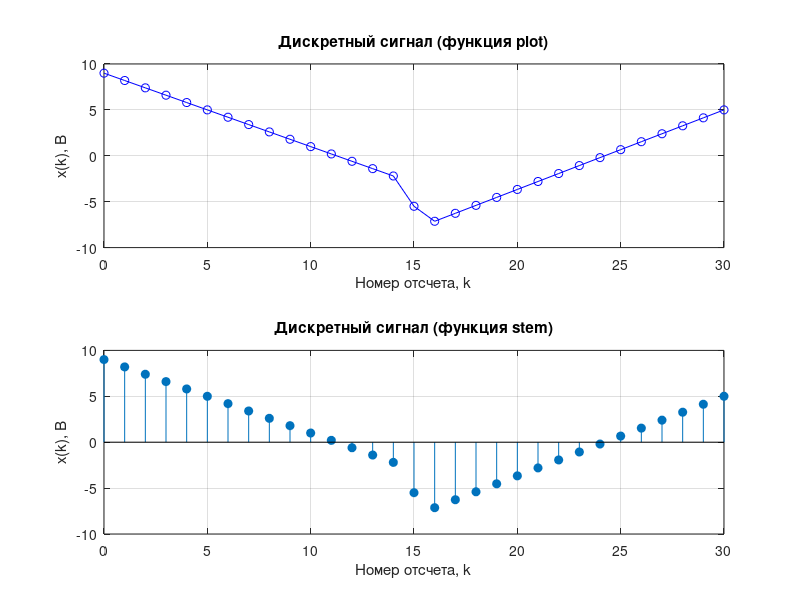
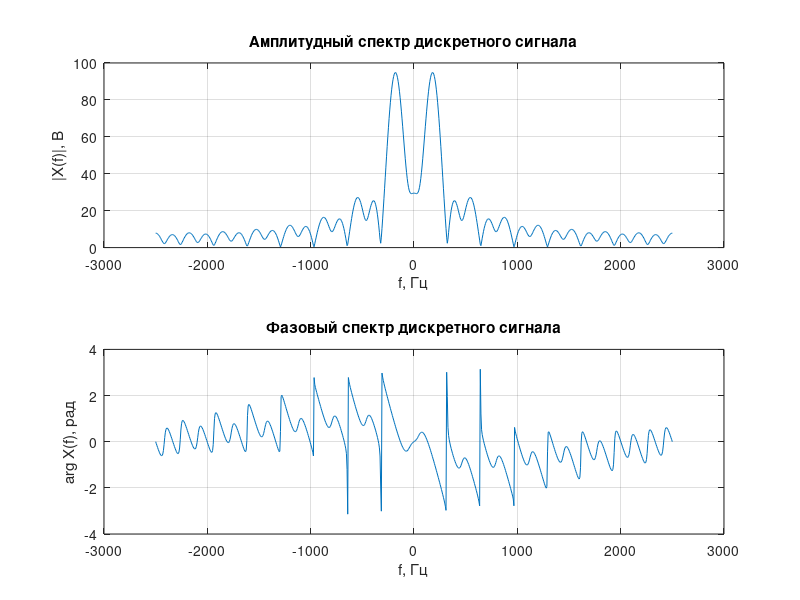
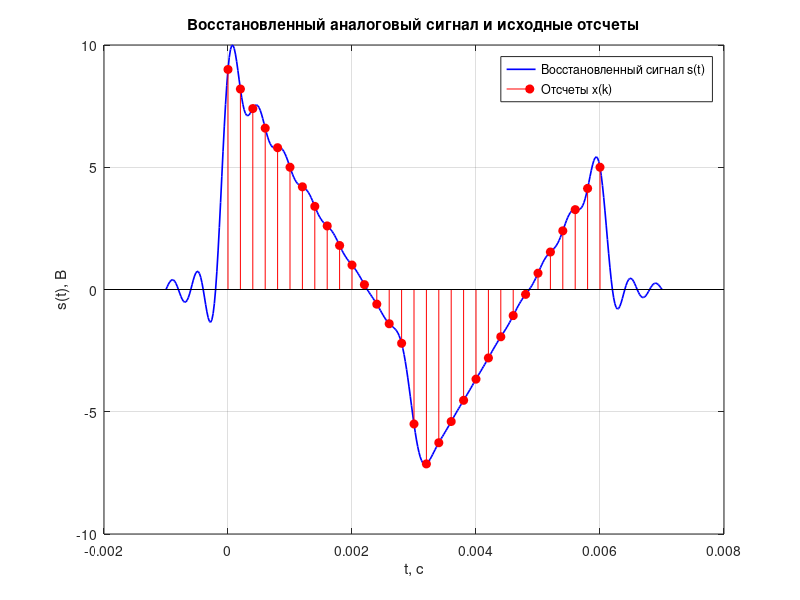

MATLAB code to generate these figures, in order:
clear;
close all;

U1 = 9;
U2 = -3;
U3 = -8;
U4 = 5;
T1 = 3e-3;
T2 = 6e-3;
Fd = 5e3;

T = 1/Fd;

t_frag1 = 0:T:T1;

t_frag2 = T1:T:T2;

a1 = (U2 - U1)/T1;
b1 = U1;
x_frag1 = a1*t_frag1 + b1;
a2 = (U4 - U3)/(T2 - T1);
b2 = U3;
x_frag2 = a2*(t_frag2 - T1) + b2;

x_frag1(end) = (U2 + U3)/2;

t_frag2(1) = [];
x_frag2(1) = [];

t = [t_frag1, t_frag2];
x = [x_frag1, x_frag2];

N = length(x);
k = 0:N-1;

figure;

subplot(2,1,1);
plot(k, x, 'b-o');
grid on;
xlabel('Номер отсчета, k');
ylabel('x(k), В');
title('Дискретный сигнал (функция plot)');

subplot(2,1,2);
stem(k, x, 'filled');
grid on;
xlabel('Номер отсчета, k');
ylabel('x(k), В');
title('Дискретный сигнал (функция stem)');

M = 800;%число точек по частоте
w = linspace(-pi, pi, M); %нормированная частота,рад/отсчет

kk = (0:N-1).';
E = exp(-1j * kk * w);
X = x * E;
f = w * Fd / (2*pi);

figure('Name', 'Спектр дискретного сигнала');

subplot(2,1,1);
plot(f, abs(X));
grid on;
xlabel('f, Гц');
ylabel('|X(f)|, В');
title('Амплитудный спектр дискретного сигнала');

subplot(2,1,2);
plot(f, angle(X));
grid on;
xlabel('f, Гц');
ylabel('arg X(f), рад');
title('Фазовый спектр дискретного сигнала');

Tr = T/10;
t_rec = (t(1) - 5*T) : Tr : (t(end) + 5*T);
s_rec = zeros(size(t_rec));

for m = 1:N
    y = (t_rec - t(m)) / T;
    term = sin(pi*y) ./ (pi*y);
    term(y == 0) = 1;
    s_rec = s_rec + x(m) * term;
end

figure;
plot(t_rec, s_rec, 'b-', 'LineWidth', 1.2);
hold on;
stem(t, x, 'r', 'filled');
hold off;
grid on;
xlabel('t, с');
ylabel('s(t), В');
title('Восстановленный аналоговый сигнал и исходные отсчеты');
legend('Восстановленный сигнал s(t)', 'Отсчеты x(k)', 'Location', 'best');
